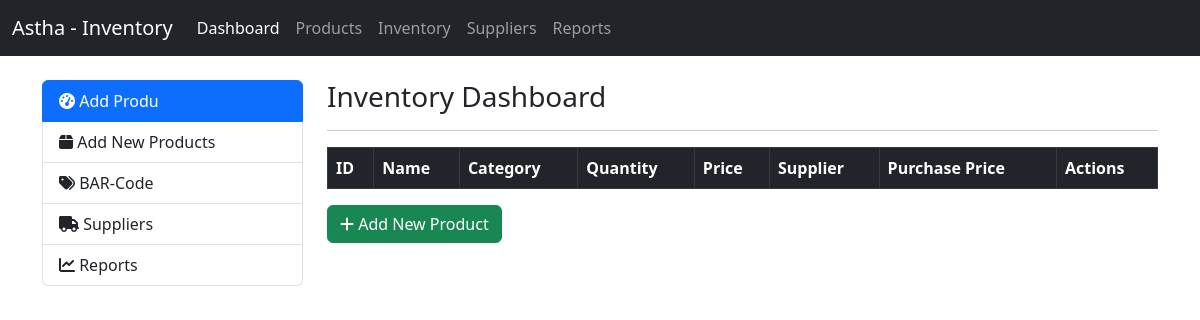
/supper_admin/product/, run on an earlier commit of the app's database.
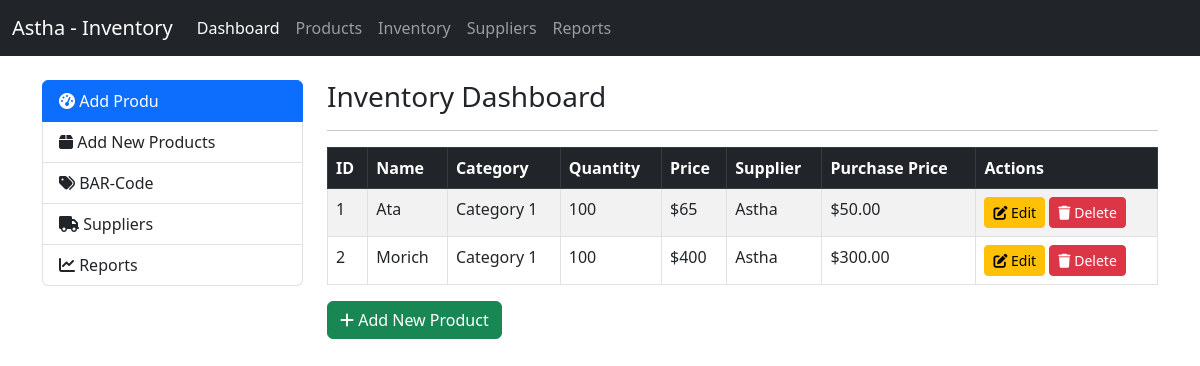
And on a later commit of the database.
### supper_admin/models.py (models this page shows)
class product(models.Model):
    p_name = models.CharField(max_length=100)
    quantity = models.PositiveIntegerField()
    price = models.PositiveIntegerField()
    supplier = models.CharField(max_length=255)
    purchase_price = models.DecimalField(max_digits=10, decimal_places=2)

### supper_admin/views.py (the view)
# urls.py: path('product/', views.product_list),
def product_list(request):
    products = product.objects.all()
    return render(request, 'supper_admin/product_list.html', {'products': products})

### templates/supper_admin/product_list.html (shortened to what this page needs)
{% extends 'supper_admin/super_admin.html' %}
{% block sidebar %}
<div class="container mt-4">
    <div class="row">
        <div class="col-md-3">
            <div class="list-group">
                <a href="#" class="list-group-item list-group-item-action active">
                    <i class="fas fa-tachometer-alt"></i> Add Produ
                </a>
                <a href="/supper_admin/product/" class="list-group-item list-group-item-action"><i class="fas fa-box"></i>
                    Add New Products</a>
                <a href="/supper_admin/barcode-generator/" class="list-group-item list-group-item-action"><i class="fas fa-tags"></i>
                    BAR-Code</a>
                <a href="#" class="list-group-item list-group-item-action"><i class="fas fa-truck"></i>
                    Suppliers</a>
                <a href="#" class="list-group-item list-group-item-action"><i class="fas fa-chart-line"></i>
                    Reports</a>
            </div>
        </div>
<div class="col-md-9">
    <h3>Inventory Dashboard</h3>
    <hr>
    <div class="table-responsive">
        <table class="table table-striped table-bordered">
            <thead class="table-dark">
                <tr>
                    <th>ID</th>
                    <th>Name</th>
                    <th>Category</th>
                    <th>Quantity</th>
                    <th>Price</th>
                    <th>Supplier</th>
                    <th>Purchase Price</th>
                    <th>Actions</th>
                </tr>
            </thead>
            <tbody>
                {% for product in products %}
                <tr>
                    <td>{{product.id}}</td>
                    <td>{{product.p_name}}</td>
                    <td>Category 1</td>
                    <td>{{product.quantity}}</td>
                    <td>${{product.price}}</td>
                    <td>{{product.supplier}}</td>
                    <td>${{product.purchase_price}}</td>
                    <td>
                        <button class="btn btn-warning btn-sm"><i class="fas fa-edit"></i> Edit</button>
                        <button class="btn btn-danger btn-sm"><i class="fas fa-trash"></i> Delete</button>
                    </td>
                </tr>
                {% endfor %}
            </tbody>
        </table>
            </div>
<button class="btn btn-success" data-bs-toggle="modal" data-bs-target="#addProductModal">
    <i class="fas fa-plus"></i> Add New Product
</button>
</div>
</div>
</div>
{% endblock %}

### templates/supper_admin/super_admin.html (shortened to what this page needs)
{% load static %}
<!DOCTYPE html>
<html lang="en">
<head>
    <link href="https://cdn.jsdelivr.net/npm/bootstrap@5.3.0/dist/css/bootstrap.min.css" rel="stylesheet">
    <link rel="stylesheet" href="{% static 'css/style.css' %}">
    <link rel="stylesheet" href="https://cdnjs.cloudflare.com/ajax/libs/font-awesome/6.0.0-beta3/css/all.min.css">
</head>
<body>
    <nav class="navbar navbar-expand-lg navbar-dark bg-dark">
        <div class="container-fluid">
            <a class="navbar-brand" href="/supper_admin/">Astha - Inventory</a>
            <div class="collapse navbar-collapse" id="navbarNav">
                <ul class="navbar-nav">
                    <li class="nav-item">
                        <a class="nav-link active" aria-current="page" href="/supper_admin/">Dashboard</a>
                    </li>
                    <li class="nav-item">
                        <a class="nav-link" href="/supper_admin/product/">Products</a>
                    </li>
                    <li class="nav-item">
                        <a class="nav-link" href="/supper_admin/inventory/">Inventory</a>
                    </li>
                    <li class="nav-item">
                        <a class="nav-link" href="#">Suppliers</a>
                    </li>
                    <li class="nav-item">
                        <a class="nav-link" href="#">Reports</a>
                    </li>
                </ul>
            </div>
        </div>
    </nav>
    {% block sidebar %} {% endblock %}
</body>
</html>

What changed in the data, as far as the page shows it:
added product: id "1", p_name "Ata", quantity "100", price "65", supplier "Astha", purchase_price "50.00"
added product: id "2", p_name "Morich", quantity "100", price "400", supplier "Astha", purchase_price "300.00"
